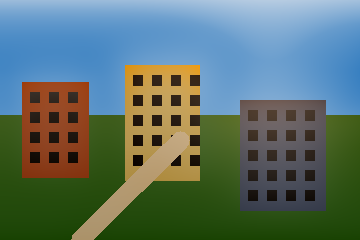
#> input picture examples/synthetic/dcp.png, 360 x 240 px
$ python dehaze.py examples/synthetic/dcp.png   (older library calls are emulated)
#> lines starting #> are read from the running program, lines starting #| are printed output that depends on the picture
"""DCP baseline and experimental local-feature blending (RGB, float32 [0, 1])."""
from pathlib import Path
import argparse
import json
import cv2
import numpy as np


def mean_filter(image, radius):
    return cv2.boxFilter(image, -1, (2 * radius + 1,) * 2,
                         borderType=cv2.BORDER_REFLECT)


def guided_filter(guide, source, radius=20, eps=1e-3):
    """Grayscale guided filter; guide and source must use the same [0,1] scale."""
    mg, mp = mean_filter(guide, radius), mean_filter(source, radius)
    variance = np.maximum(mean_filter(guide * guide, radius) - mg * mg, 0)
    covariance = mean_filter(guide * source, radius) - mg * mp
    a = covariance / (variance + eps)
    b = mp - a * mg
    return mean_filter(a, radius) * guide + mean_filter(b, radius)


def dark_channel(image, patch=15):
    return cv2.erode(image.min(axis=2), np.ones((patch, patch), np.uint8),
                     borderType=cv2.BORDER_REFLECT)


def dcp(image, patch=15, omega=0.95, t_min=0.1, radius=20, eps=1e-3):
    dark = dark_channel(image, patch)
    count = max(1, int(dark.size * 0.001))
    candidates = np.argpartition(dark.ravel(), -count)[-count:]
    pixels = image.reshape(-1, 3)
    airlight = pixels[candidates[np.argmax(pixels[candidates].sum(axis=1))]]
    airlight = np.maximum(airlight, 1e-3)
    raw = 1 - omega * dark_channel(image / airlight, patch)
    gray = cv2.cvtColor(image, cv2.COLOR_RGB2GRAY)
    transmission = np.clip(guided_filter(gray, raw, radius, eps), t_min, 1)
    restored = (image - airlight) / transmission[..., None] + airlight
    return np.clip(restored, 0, 1), transmission, airlight


def local_weights(image, patch=15, radius=20, eps=1e-3, brightness_coef=1.5, saturation_coef=-1.0,
                  contrast_coef=-1.0, gradient_coef=-0.5, bias=-0.5, k=1.0):
    """Dense overlapping windows; coefficients are initial, unvalidated defaults."""
    gray = cv2.cvtColor(image, cv2.COLOR_RGB2GRAY)
    hsv = cv2.cvtColor(image, cv2.COLOR_RGB2HSV)
    r = patch // 2
    brightness = mean_filter(hsv[..., 2], r)
    saturation = mean_filter(hsv[..., 1], r)
    contrast = np.sqrt(np.maximum(mean_filter(gray * gray, r)
                                  - mean_filter(gray, r) ** 2, 0))
    gx = cv2.Sobel(gray, cv2.CV_32F, 1, 0, ksize=3, scale=1 / 8)
    gy = cv2.Sobel(gray, cv2.CV_32F, 0, 1, ksize=3, scale=1 / 8)
    gradient = mean_filter(cv2.magnitude(gx, gy), r)
    # Fixed scales avoid fitting normalization on test images.
    c = np.clip(contrast / 0.25, 0, 1)
    g = np.clip(gradient / 0.25, 0, 1)
    score = (bias + brightness_coef * brightness + saturation_coef * saturation + contrast_coef * c
             + gradient_coef * g)
    raw = 1 / (1 + np.exp(-np.clip(k * score, -60, 60)))
    refined = np.clip(guided_filter(gray, raw, radius, eps), 0, 1)
    features = dict(brightness=brightness, saturation=saturation,
                    contrast=c, gradient=g)
    return refined, raw, features


def process(image, patch=15, omega=0.95, t_min=0.1, radius=20,
            eps=1e-3, alpha=0.5, brightness_coef=1.5, saturation_coef=-1.0, contrast_coef=-1.0,
            gradient_coef=-0.5, bias=-0.5, k=1.0):
    if image.ndim != 3 or image.shape[2] != 3 or image.size == 0:
        raise ValueError("Expected a nonempty H x W x 3 RGB image")
    if not np.isfinite(image).all() or image.min() < 0 or image.max() > 1:
        raise ValueError("Input must be finite and scaled to [0, 1]")
    if patch < 1 or patch % 2 == 0 or radius < 0 or eps <= 0:
        raise ValueError("patch must be positive and odd; radius >= 0; eps > 0")
    if not 0 <= omega <= 1 or not 0 < t_min <= 1 or not 0 <= alpha <= 1:
        raise ValueError("Require omega/alpha in [0,1] and t_min in (0,1]")
    image = image.astype(np.float32)
    baseline, transmission, airlight = dcp(image, patch, omega, t_min, radius, eps)
    weight, raw, features = local_weights(image, patch, radius, eps, brightness_coef=brightness_coef,
        saturation_coef=saturation_coef, contrast_coef=contrast_coef, gradient_coef=gradient_coef, bias=bias, k=k)
    adaptive = (1 - weight[..., None]) * image + weight[..., None] * baseline
    fixed = (1 - alpha) * image + alpha * baseline
    mean_weight = float(np.mean(weight))
    matched_fixed = ((1 - mean_weight) * image+ mean_weight * baseline)
    return dict(original=image, dcp=baseline, fixed=fixed, matched_fixed=matched_fixed,
                adaptive=adaptive, weights=weight, raw_weights=raw, transmission=transmission,
                airlight=airlight, **features)


def save_rgb(path, image):
    data = np.round(np.clip(image, 0, 1) * 255).astype(np.uint8)
    if data.ndim == 3:
        data = cv2.cvtColor(data, cv2.COLOR_RGB2BGR)
    if not cv2.imwrite(str(path), data):
        raise OSError(f"Could not write {path}")


def save_results(results, output):
    output = Path(output)
    output.mkdir(parents=True, exist_ok=True)
    for name, data in results.items():
        if name != "airlight":
            save_rgb(output / f"{name}.png", data)
    tiles = []
    for name in ("original", "dcp", "fixed", "adaptive", "weights", "transmission"):
        data = results[name]
        if data.ndim == 2:
            data = np.repeat(data[..., None], 3, axis=2)
        h, w = data.shape[:2]
        tile = np.zeros((h + 32, w, 3), np.uint8)
        tile[32:] = np.round(data * 255).astype(np.uint8)
        cv2.putText(tile, name, (8, 22), cv2.FONT_HERSHEY_SIMPLEX,
                    0.55, (255, 255, 255), 1, cv2.LINE_AA)
        tiles.append(tile)
    board = np.vstack((np.hstack(tiles[:3]), np.hstack(tiles[3:])))
    save_rgb(output / "comparison.png", board.astype(np.float32) / 255)


def main():
    parser = argparse.ArgumentParser(description=__doc__)
    parser.add_argument("input", type=Path)
    parser.add_argument("--output", type=Path, default=Path("results"))
    parser.add_argument("--patch", type=int, default=15)
    parser.add_argument("--radius", type=int, default=20)
    parser.add_argument("--omega", type=float, default=0.95)
    parser.add_argument("--t-min", type=float, default=0.1)
    parser.add_argument("--eps", type=float, default=1e-3)
    parser.add_argument("--alpha", type=float, default=0.5)
    args = parser.parse_args()
    raw = cv2.imread(str(args.input), cv2.IMREAD_COLOR)
#> raw is the input picture: shape (240, 360, 3); mean B, G, R 105.4, 113.8, 91.5
    if raw is None:
        parser.error(f"Cannot read image: {args.input}")
    image = cv2.cvtColor(raw, cv2.COLOR_BGR2RGB).astype(np.float32) / 255
    try:
        results = process(image, args.patch, args.omega, args.t_min,
                          args.radius, args.eps, args.alpha)
#> in dcp, `candidates = np.argpartition(dark.ravel(), -count)[-count:]`: candidates = 86 values, max 996 at index 84, min 250 at index 34, mean 496.9
#> in dcp, `airlight = pixels[candidates[np.argmax(pixels[candidates].sum(axis=1))]]`: airlight = [0.714, 0.796, 0.882]
#> in process, `baseline, transmission, airlight = dcp(image, patch, omega, t_min, rad..`:
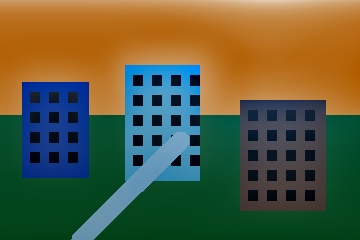
#> baseline: shape (240, 360, 3) float32; mean of channels 0, 1, 2 0.247, 0.367, 0.354; drawn as B, G, R
#> in local_weights, `hsv = cv2.cvtColor(image, cv2.COLOR_RGB2HSV)`: hsv: shape (240, 360, 3) float32; mean H, S, V 136.2, 0.6, 0.6
#> in local_weights, `score = (bias + brightness_coef * brightness + saturation_coef * satur..`:
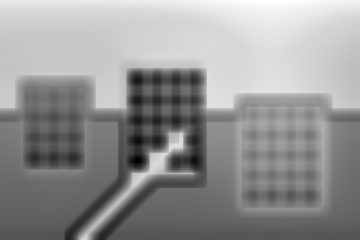
#> score: shape (240, 360) float32; min -1.87, max 0.539, mean -0.463; drawn with min black and max white
#> call 2 of guided_filter, with radius = 20, eps = 0.001
#> in guided_filter (call 2), `covariance = mean_filter(guide * source, radius) - mg * mp`:
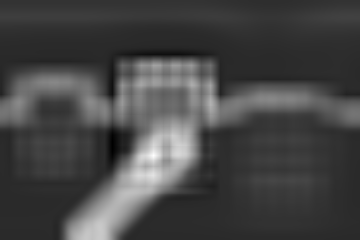
#> covariance: shape (240, 360) float32; min -0.00379, max 0.0193, mean 0.00259; drawn with min black and max white
#> in guided_filter (call 2), `a = covariance / (variance + eps)`:
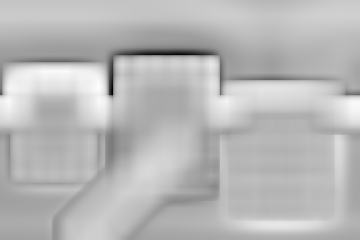
#> a: shape (240, 360) float32; min -1.08, max 0.699, mean 0.208; drawn with min black and max white
#> in guided_filter (call 2), `b = mp - a * mg`:
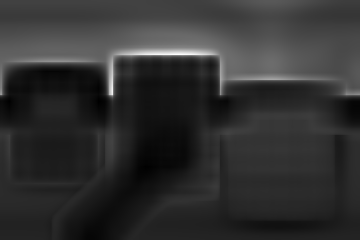
#> b: shape (240, 360) float32; min 0.112, max 1.11, mean 0.303; drawn with min black and max white
#> in mean_filter (call 17), `return cv2.boxFilter(image, -1, (2 * radius + 1,) * 2, borderType=cv2...`:
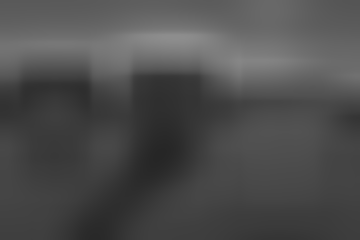
#> returned value: shape (240, 360) float32; min 0.151, max 0.557, mean 0.303
#> in local_weights, `features = dict(brightness=brightness, saturation=saturation, contrast..`: features = 4 items
#> in process, `adaptive = (1 - weight[..., None]) * image + weight[..., None] * basel..`:
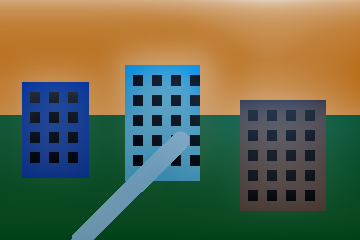
#> adaptive: shape (240, 360, 3) float32; mean of channels 0, 1, 2 0.303, 0.409, 0.389; drawn as B, G, R
#> in process, `mean_weight = float(np.mean(weight))`: mean_weight = 0.393
#> results = 13 items
    except ValueError as exc:
        parser.error(str(exc))
    save_results(results, args.output)
#> the loop in save_results, `for name, data in results.items():` made 13 passes
#> name on passes 1, 2, 3, 4, 5, 6, 7, 8, 10, 11, 12, 13: 'original', 'dcp', 'fixed', 'matched_fixed', 'adaptive', 'weights', 'raw_weights', 'transmission', 'brightness', 'saturation', 'contrast', 'gradient'
#> after the loop in save_results, `for name in ("original", "dcp", "fixed", "adaptive", "weights", "trans..`: tiles = 6 items
    metadata = {k: str(v) if isinstance(v, Path) else v for k, v in vars(args).items()}
    metadata.update(airlight=results["airlight"].tolist(),
                    mean_weight=float(results["weights"].mean()),
                    status="Prototype: heuristic coefficients have not been validated.")
    (args.output / "run.json").write_text(json.dumps(metadata, indent=2) + "\n")
    print(f"Saved comparison and intermediate maps to {args.output}")


if __name__ == "__main__":
    main()

$ run again, on examples/synthetic/raw_weights.png
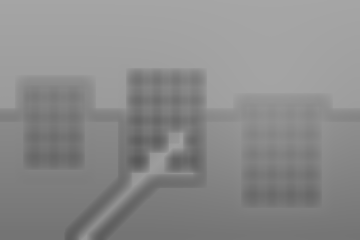
#> input picture examples/synthetic/raw_weights.png, 360 x 240 px
#> in main, raw is the input picture: shape (240, 360, 3); min 89, max 166, mean 139.1
#> candidates = 86 values, max 6022 at index 15, min 1663 at index 5, mean 2608.8
#> in dcp, `airlight = pixels[candidates[np.argmax(pixels[candidates].sum(axis=1))]]`: airlight = [0.651, 0.651, 0.651]
#> hsv: shape (240, 360, 3) float32; mean H, S, V 0, 0, 0.545
#> in local_weights, `features = dict(brightness=brightness, saturation=saturation, contrast..`: features = 4 items
#> in process, `adaptive = (1 - weight[..., None]) * image + weight[..., None] * basel..`:
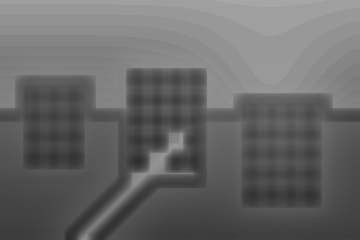
#> adaptive: shape (240, 360, 3) float32; min 0.183, max 0.651, mean 0.407
#> mean_weight = 0.565
#> results = 13 items
#> the loop in save_results, `for name, data in results.items():` made 13 passes
#> name on passes 1 to 8: 'original', 'dcp', 'fixed', 'matched_fixed', 'adaptive', 'weights', 'raw_weights', 'transmission'
#> after the loop in save_results, `for name in ("original", "dcp", "fixed", "adaptive", "weights", "trans..`:
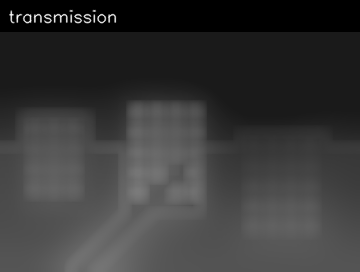
#> tile: shape (272, 360, 3); min 0, max 250, mean 56
#> after the loop in save_results, `for name in ("original", "dcp", "fixed", "adaptive", "weights", "trans..`: tiles = 6 items
